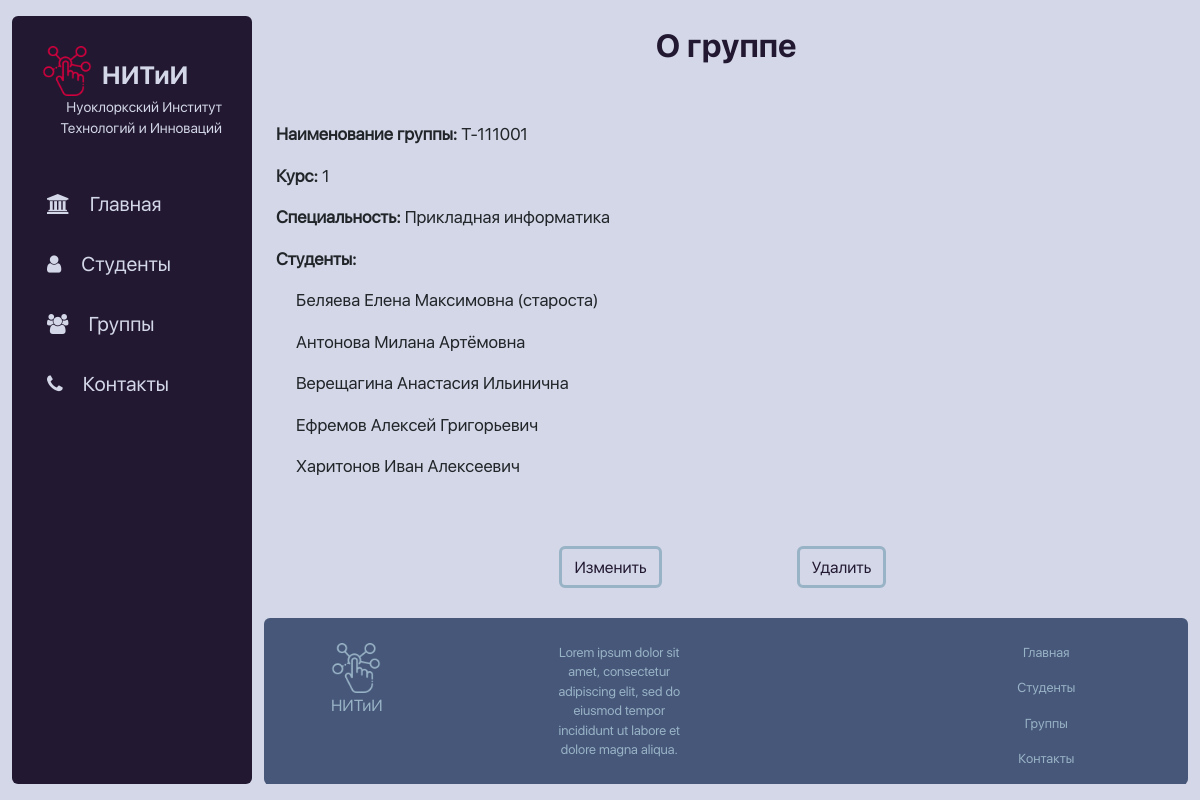
Screenshot of /groups/1 with the database file from the repository.
### groups/models.py (models this page shows, shortened)
class Groups(models.Model):
    name = models.CharField('Наименование', max_length=50)
    course = models.IntegerField('Курс')
    speciality = models.ForeignKey('Specialities', on_delete=models.CASCADE)
    count_of_students = models.IntegerField('Количество студентов', default=0)
    class Meta:
        verbose_name = 'Группа'
        verbose_name_plural = 'Группы'

class Specialities(models.Model):
    name = models.CharField('Наименование', max_length=50)
    def __str__(self):
        return self.name
    class Meta:
        verbose_name = 'Специальность'
        verbose_name_plural = 'Специальности'

### students/models.py (models this page shows, shortened)
class Students(models.Model):
    surname = models.CharField('Фамилия', max_length=50)
    name = models.CharField('Имя', max_length=50)
    lastname = models.CharField('Отчество', max_length=50, null=True, default='-')
    birthday = models.DateField('Дата рождения')
    group = models.ForeignKey(Groups, on_delete=models.CASCADE)
    gender = models.ForeignKey('Genders', on_delete=models.CASCADE)
    is_leader = models.BooleanField('Староста или нет')
    photo = models.ImageField(blank=True, upload_to='images')
    class Meta:
        verbose_name = 'Студент'
        verbose_name_plural = 'Студенты'

### groups/views.py (the view)
# urls.py: path('<int:pk>', views.Group_Page.as_view(), name='group_page'),
class Group_Page(DetailView):
    model = Groups
    template_name = 'groups/group_page.html'
    context_object_name = 'group'

### groups/templates/groups/group_page.html (shortened to what this page needs)
{% extends 'main/layout.html' %}
{% load static %}
{% block content %}
    <h2 class="title">О группе</h2>
    <div class="container student_info">
        <p class="text"><b>Наименование группы:</b> {{group.name}}</p>
        <p class="text"><b>Курс: </b>{{group.course}}</p>
        <p class="text"><b>Специальность: </b>{{group.speciality}}</p>
        <p class="text"><b>Студенты: </b></p>
        {% for s in group.students_set.all %}
            {%  if s.is_leader %}
                <p class="text" style="margin-left: 20px;">{{s.surname}} {{s.name}} {{s.lastname}} (староста) </p>
            {% else %}
                <p class="text" style="margin-left: 20px;">{{s.surname}} {{s.name}} {{s.lastname}} </p>
            {% endif %}
        {%  endfor %}
    </div>
    <div class="container text-center">
        <div class="row">
            <div class="col empty"></div>
            <div class="col"><a href="{% url 'group_update' group.id %}" class="btn text-center button_option">Изменить</a></div>
            <div class="col"><a href="{% url 'group_delete' group.id%}" class="btn text-center button_option">Удалить</a></div>
            <div class="col empty"></div>
        </div>
    </div>
    {% include 'main/footer.html' %}
{% endblock %}

### main/static/main/css/main.css (style rules this page uses)
body { background: var(--white); }
a { text-decoration: none; }
.title { text-align: center; margin-top: 10px; color: var(--purple); font-family: 'SFNS Display Bold'; }
.text { font-size: 17px; }
.container.student_info { margin: 50px 0px 20px 0px; }
.button_option { margin: 30px; color: var(--purple); border: solid var(--blue); transition: 0.25s; }
:root { --red: #d2003e; --purple: #221831; --dark-blue: #465779; --blue: #99b3c6; --white: #d3d7e7; }

### rows the page displays
Groups: name "Т-111001", course "1", speciality "Прикладная информатика"
Students: surname "Беляева", name "Елена", lastname "Максимовна"
Students: surname "Антонова", name "Милана", lastname "Артёмовна"
Students: surname "Верещагина", name "Анастасия", lastname "Ильинична"
Students: surname "Ефремов", name "Алексей", lastname "Григорьевич"
Students: surname "Харитонов", name "Иван", lastname "Алексеевич"
